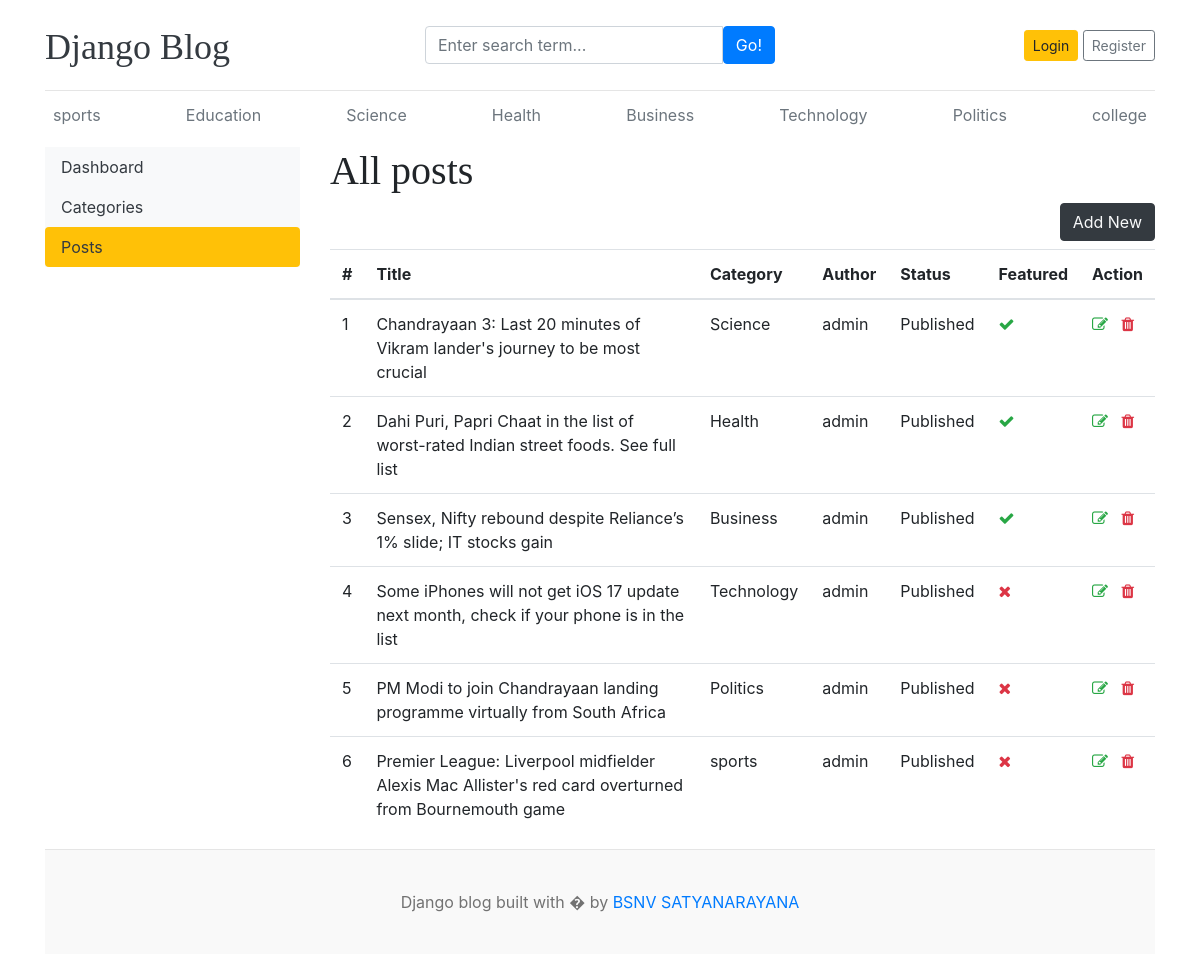
/dashboard/posts/, run on an earlier commit of the app's database.
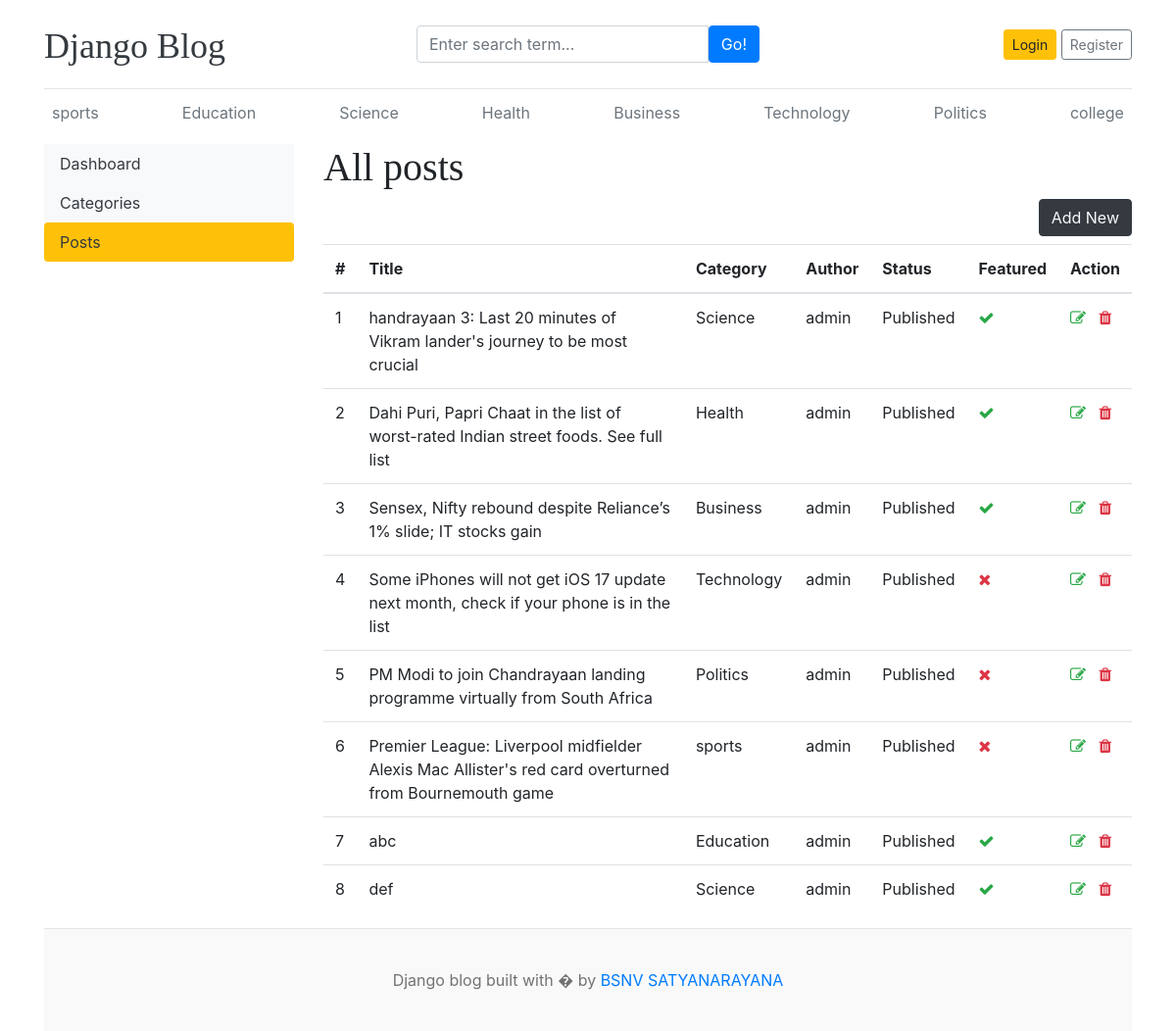
And on a later commit of the database.
### blog/models.py (models this page shows, shortened)
class Category(models.Model):
    category_name=models.CharField(max_length=50,unique=True)
    created_at=models.DateTimeField(auto_now_add=True)
    updated_at=models.DateTimeField(auto_now=True)
    class Meta:
        verbose_name_plural='categories'
    def __str__(self):
        return self.category_name

class Blog(models.Model):
    title=models.CharField(max_length=100)
    slug=models.SlugField(max_length=150,unique=True,blank=True)
    category=models.ForeignKey(Category,on_delete=models.CASCADE)
    author=models.ForeignKey(User,on_delete=models.CASCADE)
    featured_image=models.ImageField(upload_to='upload/%Y/%M/%d')
    short_description=models.TextField(max_length=2000)
    blog_body=models.TextField(max_length=5000)
    status=models.CharField(max_length=20,choices=STATUS_CHOICES,default=0)
    is_featured=models.BooleanField(default=False)
    created_at=models.DateTimeField(auto_now_add=True)
    updated_at=models.DateTimeField(auto_now=True)

### dashboards/views.py (the view)
# urls.py: path('posts/',views.posts,name='posts'),
def posts(request):
    posts=Blog.objects.all()
    context={
        'posts':posts,
        }
    return render(request,'dashboard/posts.html',context)

### blog/context_processors.py (called while the page is built)
def get_categories(request):
    categories=Category.objects.all()
    return dict(categories=categories)

def get_social_links(request):
    social_links=SocialLink.objects.all()
    return dict(social_links=social_links)

### templates/dashboard/posts.html (shortened to what this page needs)
{% extends 'base.html' %}
{% block content %}
  <div class="row">
    {% include 'dashboard/sidebar.html' %}
    <div class="col-md-9">
      <h1>All posts</h1>
      <a href="{% url 'add_post' %}" class="btn btn-dark text-light float-right mb-2">Add New</a>
      <table class="table table-hover">
      <thead>
        <tr>
          <th scope="col">#</th>
          <th scope="col">Title</th>
          <th scope="col">Category</th>
          <th scope="col">Author</th>
          <th scope="col">Status</th>
          <th scope="col">Featured</th>
          <th scope="col">Action</th>
        </tr>
        <tbody>
          {% for post in posts %}
          <tr>
            <td>{{forloop.counter}}</td>
            <td>{{post.title}}</td>
            <td>{{post.category}}</td>
            <td>{{post.author}}</td>
            <td>{{post.status}}</td>
            <td>{% if post.is_featured  %}<i class="fa fa-check text-success"></i>{% else %}<i class="fa fa-times text-danger"></i>{% endif %}</td>
            <td><a href="{% url 'edit_post' post.id %}"><i class="fa fa-edit text-success"></i></a>
              <a href="{% url 'delete_post' post.id %}"><i class="fa fa-trash text-danger"></i></a>
            </td>
          </tr>
          {% endfor %}
        </tbody>
      </thead>
    </table>
    </div>
  </div>
{% endblock %}

### templates/base.html (shortened to what this page needs)
{% load static %}
<!DOCTYPE html>
<html lang="en">
<head>
    <link href="https://getbootstrap.com/docs/4.0/dist/css/bootstrap.min.css" rel="stylesheet">
    <link href="{% static 'css/blog.css' %}" rel="stylesheet">
    <link rel="stylesheet" href="https://cdnjs.cloudflare.com/ajax/libs/font-awesome/4.7.0/css/font-awesome.min.css">
  </head>
<body>
    <div class="container">
      <header class="blog-header py-3">
        <div class="row flex-nowrap justify-content-between align-items-center">
          <div class="col-4 pt-1">
            <a class="blog-header-logo text-dark" href="/">Django Blog</a>
          </div>
          <div class="col-4">
             <form action="{% url 'search' %}" method="GET">
              <div class="input-group">
                <input class="form-control" type="text" name="keyword" value="{{keyword}}" placeholder="Enter search term..." aria-label="Enter search term..." aria-describedby="button-search" />
                <button type="submit" class="btn btn-primary" id="button-search" type="button">Go!</button>
            </div>
             </form>
          </div>
          <div class="col-4 d-flex justify-content-end align-items-center">
            {% if not user.is_authenticated %}
            <a class="btn btn-sm btn-warning" href="{% url 'login' %}">Login</a> &nbsp;
            <a class="btn btn-sm btn-outline-secondary" href="{% url 'register' %}">Register</a>
          </div>
            {% else %}
            <span><a href="{% url 'dashboard' %}">dashboard</a></span>
            &emsp;
            <span><a href="{% url 'logout' %}">Logout</a></span>
            {% endif %}
        </div>
      </header>
      <div class="nav-scroller py-1 mb-2">
        <nav class="nav d-flex justify-content-between">
          {% for cat in categories %}
          <a class="p-2 text-muted" href="{% url 'posts_by_category' cat.id %}">{{cat.category_name}}</a>
          {% endfor %}
        </nav>
      </div>
{% block content %}
{% endblock  %}
<footer class="blog-footer">
    <p>Django blog built with � by <a href="#">BSNV SATYANARAYANA</a></p>
  </footer>
  </body>
  </html>

What changed in the data, as far as the page shows it:
changed Blog: title "Chandrayaan 3: Last 20 minutes of Vikram lander's journey to be most crucial" → "handrayaan 3: Last 20 minutes of Vikram lander's journey to be most crucial"
added Blog: title "abc", category "Education", author "admin", status "Published", is_featured True (drawn)
added Blog: title "def", category "Science", author "admin", status "Published", is_featured True (drawn)
